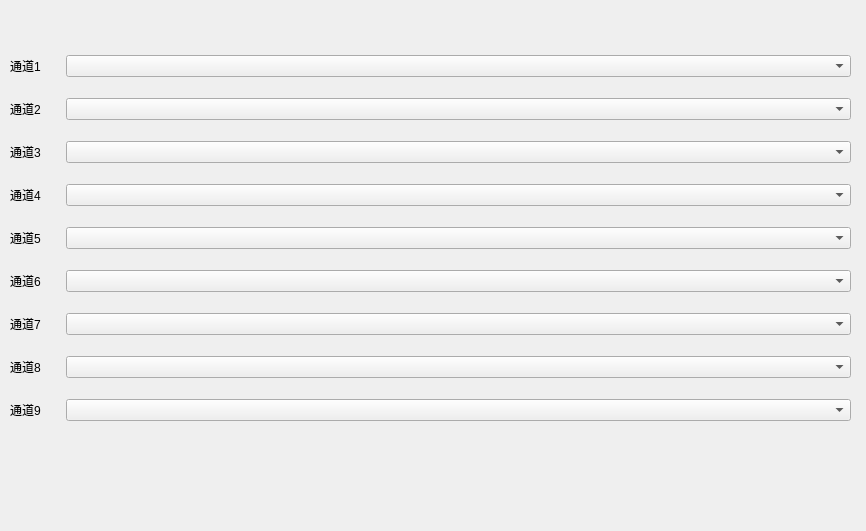
<?xml version="1.0" encoding="UTF-8"?>
<ui version="4.0">
 <class>TransConfig</class>
 <widget class="QWidget" name="TransConfig">
  <property name="geometry">
   <rect>
    <x>0</x>
    <y>0</y>
    <width>866</width>
    <height>531</height>
   </rect>
  </property>
  <property name="windowTitle">
   <string>Form</string>
  </property>
  <widget class="QWidget" name="gridLayoutWidget">
   <property name="geometry">
    <rect>
     <x>10</x>
     <y>40</y>
     <width>841</width>
     <height>401</height>
    </rect>
   </property>
   <layout class="QGridLayout" name="gridLayout">
    <item row="0" column="0">
     <widget class="QLabel" name="label_2">
      <property name="maximumSize">
       <size>
        <width>50</width>
        <height>16777215</height>
       </size>
      </property>
      <property name="text">
       <string>通道1</string>
      </property>
     </widget>
    </item>
    <item row="4" column="0">
     <widget class="QLabel" name="label_9">
      <property name="text">
       <string>通道5</string>
      </property>
     </widget>
    </item>
    <item row="4" column="1">
     <widget class="QComboBox" name="cb5"/>
    </item>
    <item row="8" column="0">
     <widget class="QLabel" name="label_13">
      <property name="text">
       <string>通道9</string>
      </property>
     </widget>
    </item>
    <item row="1" column="0">
     <widget class="QLabel" name="label_4">
      <property name="text">
       <string>通道2</string>
      </property>
     </widget>
    </item>
    <item row="0" column="1">
     <widget class="QComboBox" name="cb1"/>
    </item>
    <item row="2" column="1">
     <widget class="QComboBox" name="cb3"/>
    </item>
    <item row="3" column="0">
     <widget class="QLabel" name="label_8">
      <property name="text">
       <string>通道4</string>
      </property>
     </widget>
    </item>
    <item row="6" column="0">
     <widget class="QLabel" name="label_11">
      <property name="text">
       <string>通道7</string>
      </property>
     </widget>
    </item>
    <item row="5" column="1">
     <widget class="QComboBox" name="cb6"/>
    </item>
    <item row="6" column="1">
     <widget class="QComboBox" name="cb7"/>
    </item>
    <item row="3" column="1">
     <widget class="QComboBox" name="cb4"/>
    </item>
    <item row="1" column="1">
     <widget class="QComboBox" name="cb2"/>
    </item>
    <item row="2" column="0">
     <widget class="QLabel" name="label_6">
      <property name="text">
       <string>通道3</string>
      </property>
     </widget>
    </item>
    <item row="5" column="0">
     <widget class="QLabel" name="label_10">
      <property name="text">
       <string>通道6</string>
      </property>
     </widget>
    </item>
    <item row="8" column="1">
     <widget class="QComboBox" name="cb9"/>
    </item>
    <item row="7" column="0">
     <widget class="QLabel" name="label_12">
      <property name="text">
       <string>通道8</string>
      </property>
     </widget>
    </item>
    <item row="7" column="1">
     <widget class="QComboBox" name="cb8"/>
    </item>
   </layout>
  </widget>
 </widget>
 <resources/>
 <connections/>
</ui>
